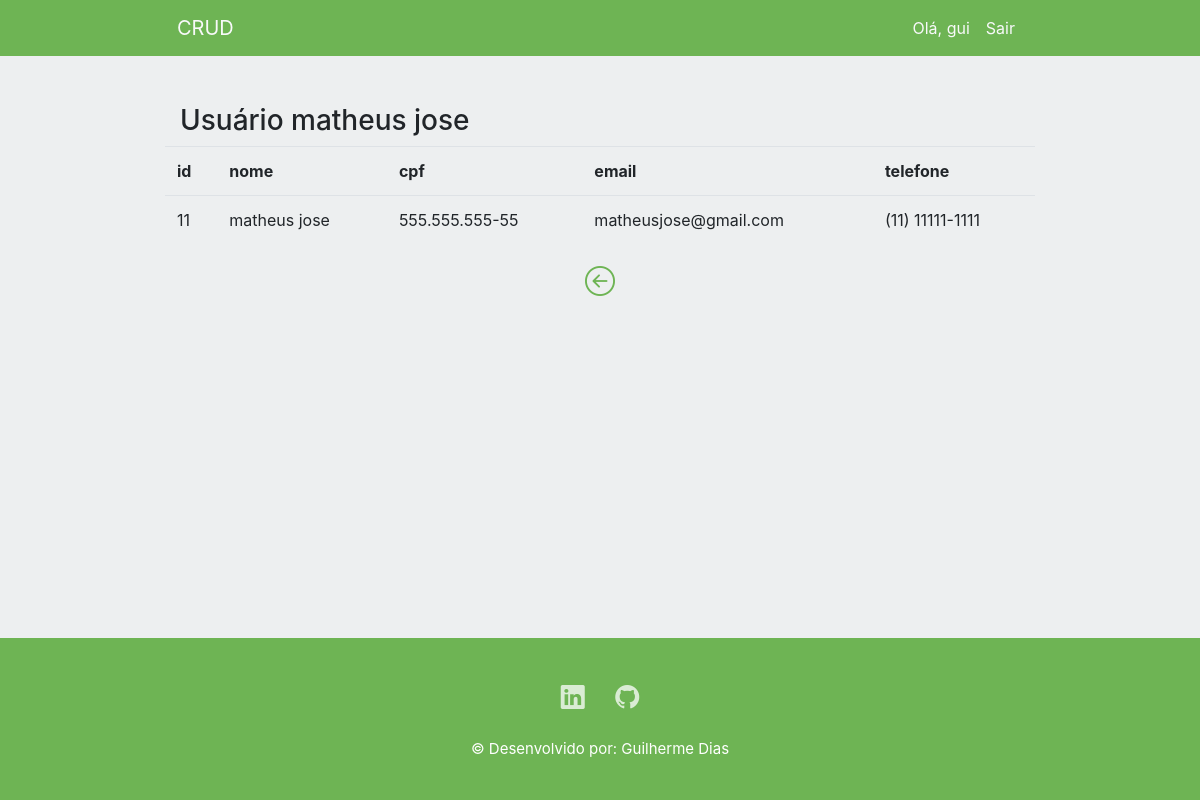
/detalhe/11 (signed in), run on the app's committed database.
### cadastro/models.py (models this page shows, shortened)
class Pessoa(models.Model):
    nome = models.CharField(max_length=30)
    cpf = models.CharField(max_length=14)
    email = models.EmailField(max_length=30)
    telefone = models.CharField(max_length=15)

### cadastro/views.py (the view)
# urls.py: path('detalhe/<int:id_pessoa>', detalhe, name='detalhe_cadastro'),
@login_required(login_url='login')
def detalhe(request, id_pessoa):
    cadastro = Pessoa.objects.get(pk=id_pessoa)
    context = {'cadastro': cadastro}
    return render(request,'paginas/detalhe.html',context)

### templates/paginas/detalhe.html (shortened to what this page needs)
{% extends 'base.html' %}
{% load static %}
{% block content %}
<div class="container">
    <h3 class="float-left">
        Usuário {{ cadastro.nome }}
    </h3>
</div>
<div class="table-responsive">
    <table class="table">
        <tr>
            <th>id</th>
            <th>nome</th>
            <th>cpf</th>
            <th>email</th>
            <th>telefone</th>
        </tr>
        <tr>
            <td>{{cadastro.id}}</td>
            <td>{{cadastro.nome}}</td>
            <td>{{cadastro.cpf}}</td>
            <td>{{cadastro.email}}</td>
            <td>{{cadastro.telefone}}</td>
        </tr>
    </table>
</div>
<div class='text-center'>
    <a href="{% url 'cadastros' %}"><i id="voltar" class="bi bi-arrow-left-circle"></i></a>
</div>
{% endblock %}

### templates/base.html (shortened to what this page needs)
{% load static %}
<!doctype html>
<html lang="pt-br">
<head>
  <link rel="stylesheet" href="https://cdn.jsdelivr.net/npm/bootstrap@4.6.2/dist/css/bootstrap.min.css"
>
  <link rel="stylesheet" href="https://cdn.jsdelivr.net/npm/bootstrap-icons@1.10.2/font/bootstrap-icons.css">
  <link rel="stylesheet" type="text/css" href="https://cdn.datatables.net/v/bs4/dt-1.13.1/datatables.min.css" />
  <link rel="stylesheet" href="{% static 'css/base.css' %}">
</head>
<body>
  <nav class="navbar navbar-expand-lg navbar-light">
    <div class="container w-75">
      <a class="navbar-brand text-light" href="{% url 'cadastros' %}">CRUD</a>
      <div class="collapse navbar-collapse" id="navbarNav">
        <ul class="navbar-nav ml-auto">
          <li class="nav-item">
            <span class="nav-link text-light">Olá, {{request.user}}</span>
          </li>
          <li class="nav-item">
            <a class="nav-link link-sair text-light" href="{% url 'logout' %}">Sair</a>
          </li>
        </ul>
      </div>
    </div>
  </nav>
  <div class="container w-75 mt-5 mb-5">
    {% block content %}
    {% endblock %}
  </div>
  <div class="footer-basic">
    <footer>
      <div class="social">
        <a href="https://www.linkedin.com/in/guilherme-dias-53289a23b/" target="_blank"><i
            class="bi bi-linkedin"></i></a>
        <a href="https://github.com/guidias2002" target="_blank"><i class="bi bi-github"></i></a>
      </div>
      <p class="copyright">© Desenvolvido por: Guilherme Dias</p>
    </footer>
  </div>
</body>
</html>

### static/css/base.css (style rules this page uses)
html { height: 100%; }
body { background-color: rgb(237,239,240); display: flex; flex-direction: column; min-height: 100%; }
nav { background-color: rgb(110,180,84); }
.footer-basic { margin-top: auto; padding:40px 0; background-color:rgb(110,180,84); color:white; }
.footer-basic .social { text-align:center; padding-bottom:20px; margin-top: auto; }
.footer-basic .social > a { font-size:24px; width:40px; height:40px; line-height:40px; display:inline-block; text-align:center; border-radius:50%; margin:0 5px; color:inherit; opacity:0.75; }
.footer-basic .copyright { text-align:center; font-size:15px; color:white; margin-bottom:0; }

### templates/paginas/detalhe.html (style rules this page uses)
#voltar { font-size: 30px; color: rgb(110,180,84); }

### data on the page
Pessoa: nome "matheus jose", id "11", cpf "555.555.555-55", email "matheusjose@gmail.com", telefone "(11) 11111-1111"

### other printed values
{{ request.user }} "gui"
